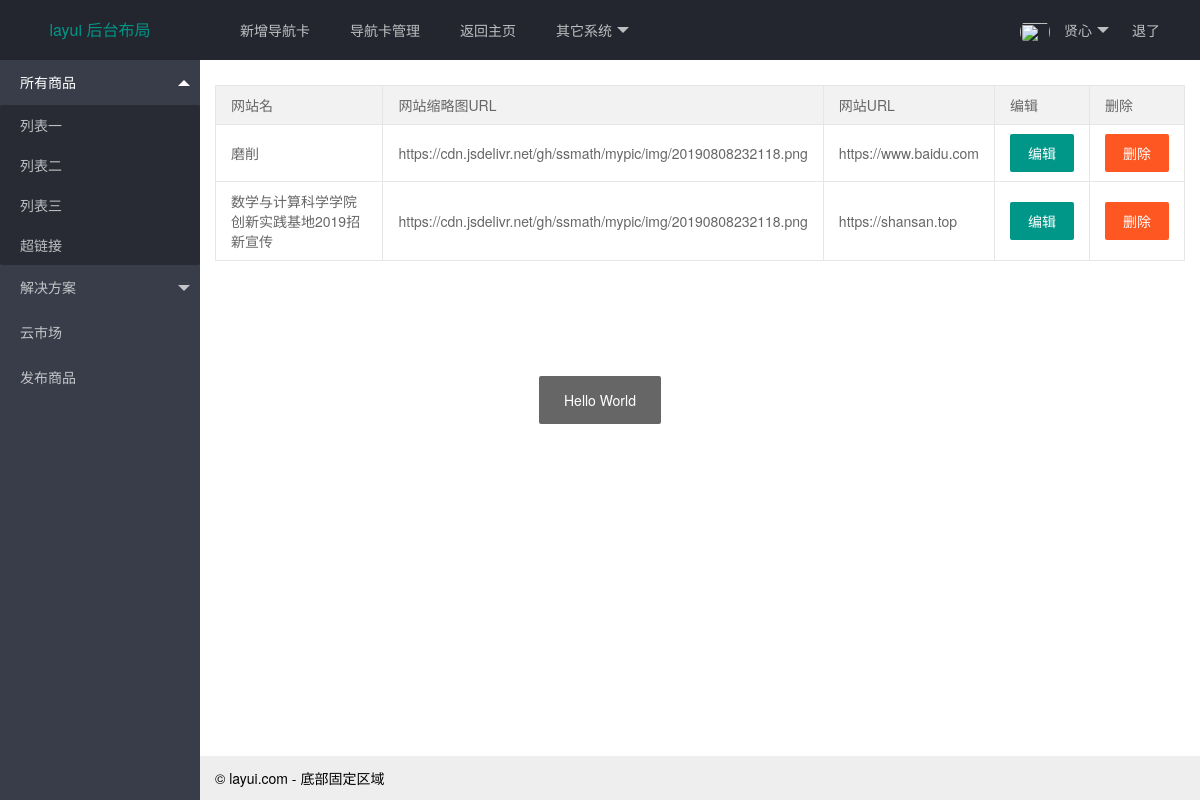
/card/manage (signed in), run on the app's committed database.
### app.py (models this page shows)
class Navcard(db.Model):
    id = db.Column(db.Integer, primary_key=True)  # 主键
    name = db.Column(db.String(200))  # 网站名
    url = db.Column(db.String(255))  # 网站地址
    image = db.Column(db.String(200))  # 网站缩略图地址

### app.py (the view)
@app.route('/card/manage')
@login_required
def manage_card():
    cards = Navcard.query.all()
    return render_template('backend/manage_card.html', cards=cards)

### app.py (called while the page is built)
@login_manage.user_loader
def load_user(user_id):
    user = Admin.query.get(int(user_id))
    return user

### templates/backend/manage_card.html
{% extends 'backend/main.html' %}
{% block content %}
{% if cards %}
<table class="layui-table">
    <thead>
        <tr>
            <th>网站名</th>
            <th>网站缩略图URL</th>
            <th>网站URL</th>
            <th>编辑</th>
            <th>删除</th>
        </tr>
    </thead>
    <tbody>
        {% for card in cards %}
        <tr>
            <td>{{ card.name }}</td>
            <td>{{ card.image }}</td>
            <td>{{ card.url }}</td>
            <td><a href="{{ url_for('edit_card', card_id=card.id, next=request.full_path ) }}" class="layui-btn">编辑</a>
            </td>
            <td>
                <form method="post" action="{{ url_for('delete_card', card_id=card.id, next=request.full_path) }}">
                    <button type="submit" class="layui-btn layui-btn-danger"
                        onclick="return confirm('Are you sure?');">删除
                    </button>
                </form>
            </td>
        </tr>
        {% endfor %}
    </tbody>
</table>
{% endif %}
{% endblock %}

### static/layui/css/layui.css (style rules this page uses)
.layui-btn,.layui-edge,.layui-inline,img { vertical-align:middle }
.layui-btn,.layui-disabled,.layui-icon,.layui-unselect { -moz-user-select:none;-webkit-user-select:none;-ms-user-select:none }
blockquote,body,button,dd,div,dl,dt,form,h1,h2,h3,h4,h5,h6,input,li,ol,p,pre,td,textarea,th,ul { margin:0;padding:0;-webkit-tap-highlight-color:rgba(0,0,0,0) }
table { border-collapse:collapse;border-spacing:0 }
button,input,optgroup,option,select,textarea { font-family:inherit;font-size:inherit;font-style:inherit;font-weight:inherit;outline:0 }
body { line-height:24px;font:14px Helvetica Neue,Helvetica,PingFang SC,Tahoma,Arial,sans-serif }
a { color:#333;text-decoration:none }
.layui-btn,.layui-input,.layui-select,.layui-textarea,.layui-upload-button { outline:0;-webkit-appearance:none;transition:all .3s;-webkit-transition:all .3s;box-sizing:border-box }
.layui-btn { display:inline-block;height:38px;line-height:38px;padding:0 18px;background-color:#009688;color:#fff;white-space:nowrap;text-align:center;font-size:14px;border:none;border-radius:2px;cursor:pointer }
.layui-btn-danger { background-color:#FF5722 }
.layui-table,.layui-table-view { margin:10px 0 }
.layui-table { width:100%;background-color:#fff;color:#666 }
.layui-table tr { transition:all .3s;-webkit-transition:all .3s }
.layui-table th { text-align:left;font-weight:400 }
.layui-table tbody tr:hover,.layui-table thead tr,.layui-table-click,.layui-table-header,.layui-table-hover,.layui-table-mend,.layui-table-patch,.layui-table-tool,.layui-table-total,.layui-table-total tr,.layui-table[lay-even] tr:nth-child(even) { background-color:#f2f2f2 }
.layui-table td,.layui-table th,.layui-table-col-set,.layui-table-fixed-r,.layui-table-grid-down,.layui-table-header,.layui-table-page,.layui-table-tips-main,.layui-table-tool,.layui-table-total,.layui-table-view,.layui-table[lay-skin=line],.layui-table[lay-skin=row] { border-width:1px;border-style:solid;border-color:#e6e6e6 }
.layui-table td,.layui-table th { position:relative;padding:9px 15px;min-height:20px;line-height:20px;font-size:14px }

### data on the page
Navcard: name "磨削", image "https://cdn.jsdelivr.net/gh/ssmath/mypic/img/20190808232118.png", url "https://www.baidu.com"
Navcard: name "数学与计算科学学院创新实践基地2019招新宣传", image "https://cdn.jsdelivr.net/gh/ssmath/mypic/img/20190808232118.png", url "https://shansan.top"
